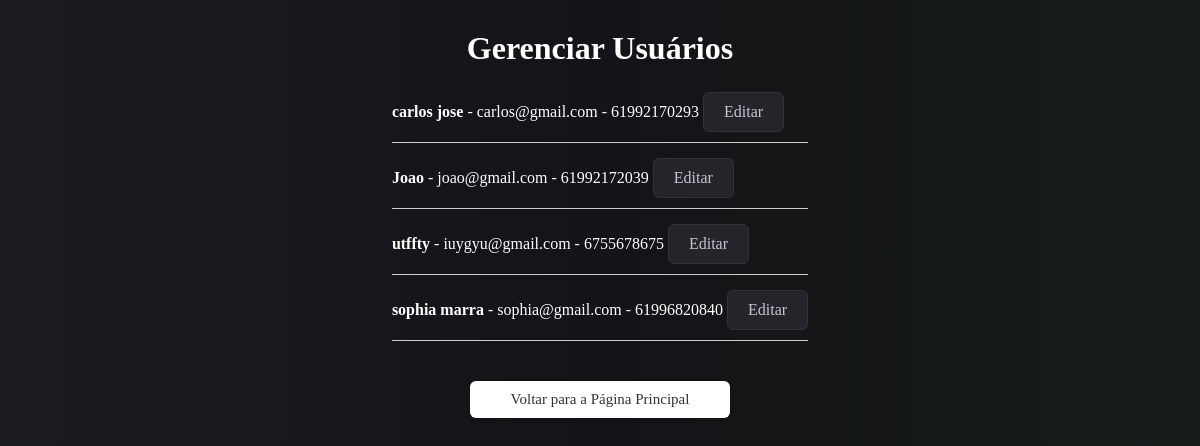
Page /editar on the earlier database version.
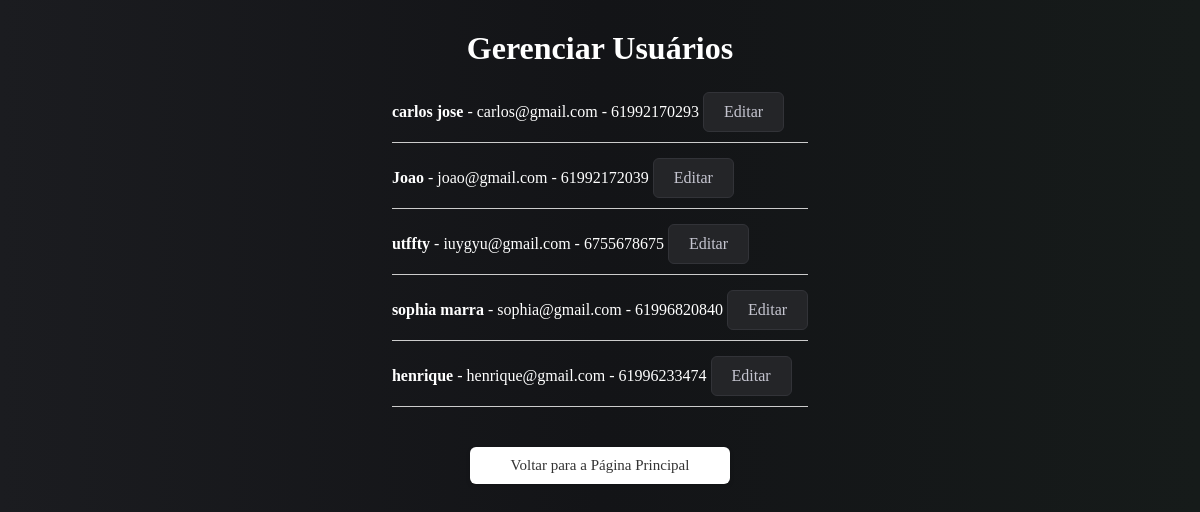
Same page on the later database version.
### app/views.py (models this page shows)
class Usuario(db.Model):
    __tablename__ = 'usuarios'
    id = db.Column(db.Integer, primary_key=True)
    nome = db.Column(db.String(100), nullable=False)
    email = db.Column(db.String(100), unique=True, nullable=False)
    telefone = db.Column(db.String(100), nullable=False)

### app/views.py (the view)
@app.route('/editar')
def editar():
    lista_usuarios = Usuario.query.all()
    return render_template('editar.html', usuarios=lista_usuarios)

### app/templates/editar.html (shortened to what this page needs)
<!DOCTYPE html>
<html lang="en">
<head>
    <link rel="stylesheet" href="{{ url_for('static', filename='css/stylepag.css') }}">
</head>
<body>
    <h1 class="titulos">Gerenciar Usuários</h1>
    <div class="container-flex">
        {% for u in usuarios %}
            <div class="usuario-item" style="margin-bottom: 15px; border-bottom: 1px solid #ccc; padding-bottom: 10px;">
                <span><strong>{{ u.nome }}</strong> - {{ u.email }} - {{ u.telefone }}</span>
                <a href="{{ url_for('editar_usuario', id=u.id) }}" class="botao" style="text-decoration: none; display: inline-block; text-align: center;">Editar</a>
            </div>
        {% else %}
            <p>Nenhum usuário cadastrado ainda.</p>
        {% endfor %}
    </div>
    <a href="{{ url_for('homepage') }}" class="btn-link">Voltar para a Página Principal</a>
</body>
</html>

### app/static/css/stylepag.css (style rules this page uses)
* { margin: 0; padding: 0; box-sizing: border-box; font-family: 'Times New Roman', Times, serif, sans-serif; }
body { min-height: 100vh; display: flex; flex-direction: column; justify-content: flex-start; align-items: center; background: linear-gradient(90deg, #1b1c20 0%, #131417 50%, #161b1a 100%); color: #ffffff; padding: 30px 20px; gap: 25px; }
.btn-link { display: block; width: 100%; max-width: 260px; margin: 0 auto; padding: 10px 16px; border-radius: 6px; background-color: #ffffff; color: #333333; font-size: 15px; text-align: center; text-decoration: none; transition: background-color 0.2s ease; border: none; cursor: pointer; box-shadow: 0 2px 4px rgba(0, 0, 0, 0.15); }
.botao { padding: 10px 20px; background-color: #242528; color: #c5c5d0; border: 1px solid #323338; border-radius: 6px; cursor: pointer; font-family: inherit; transition: background-color 0.2s ease; }

Differences in the rows shown:
added Usuario: nome "henrique", email "henrique@gmail.com", telefone "61996233474"
